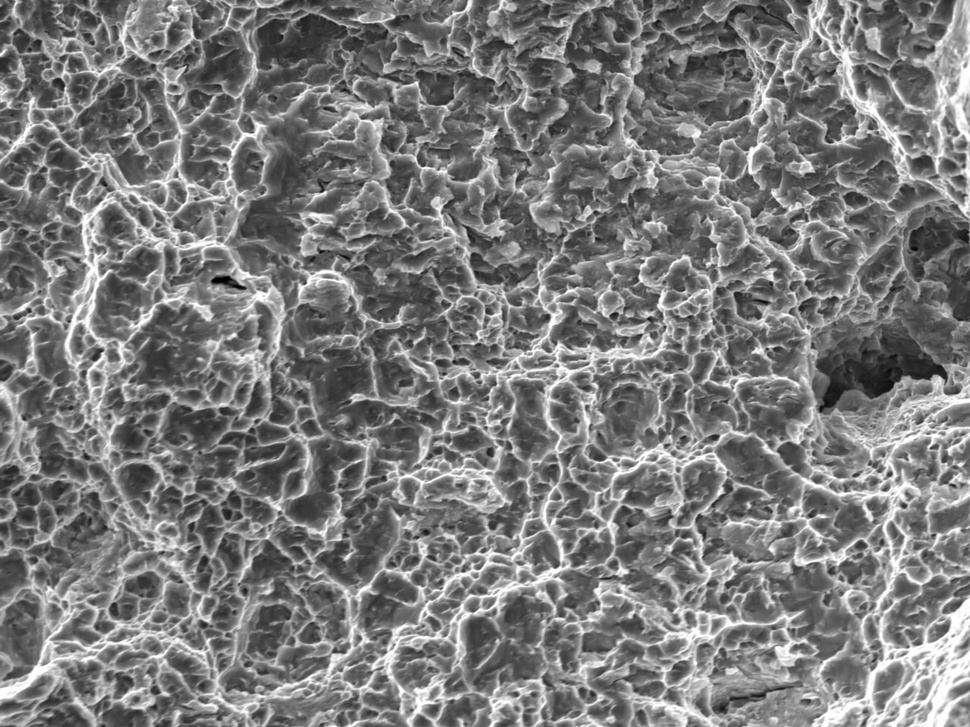
#> input picture microscope_image.jpg, 970 x 727 px, shrunk from 1280 x 960 before the run
$ python detect_viscous_discontinuity.py
#> lines starting #> are read from the running program, lines starting #| are printed output that depends on the picture; after the words box and inside, x2 and y2 are one past the last pixel; in counts of white or black regions, pixels touching at a corner belong together
#> further down, image is the input picture: shape (727, 970, 3); min 0, max 255, mean 122.6
import cv2
import numpy as np

def find_viscous_discontinuity(image):
    # Convert the image to grayscale and enhance the contrast
    gray = cv2.cvtColor(image, cv2.COLOR_BGR2GRAY)
    _, enhanced = cv2.threshold(gray, 127, 255, cv2.THRESH_BINARY)
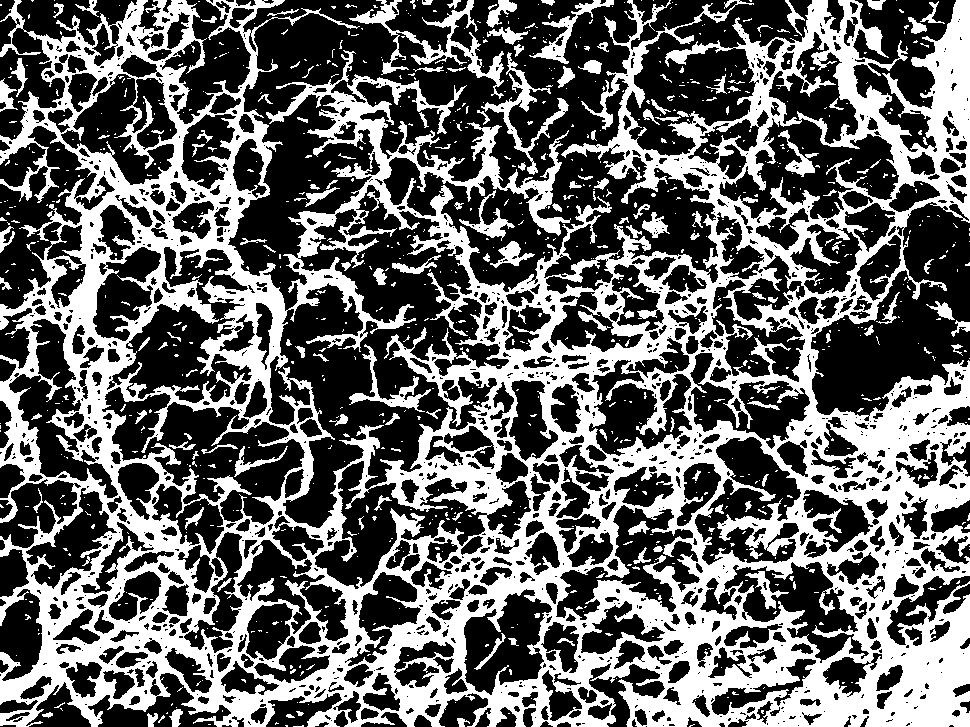
#> enhanced: shape (727, 970); 39.7% white; 971 white regions (811 under 20 px), largest, box (x1, y1, x2, y2) and area: (0, 0, 970, 727) 257312, (349, 0, 504, 99) 2713, (481, 52, 569, 175) 1568

    # Apply morphological closing operation to close small gaps between structures
    kernel = np.ones((3, 3), np.uint8)
    closed = cv2.morphologyEx(enhanced, cv2.MORPH_CLOSE, kernel, iterations=3)
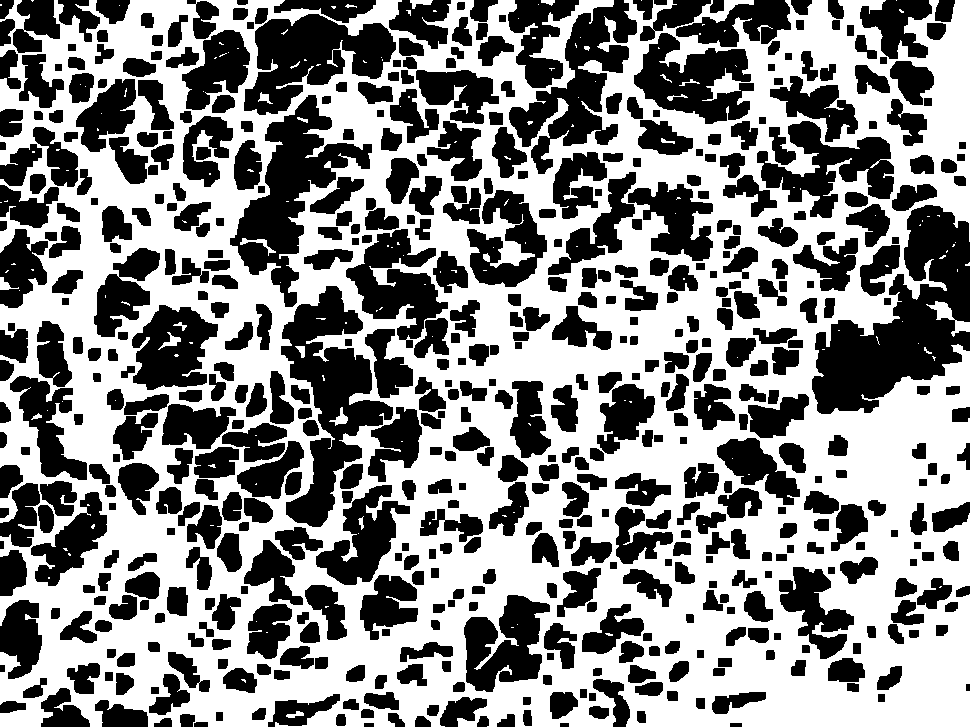
#> closed: shape (727, 970); 53.5% white; 569 black regions, largest, box (x1, y1, x2, y2) and area: (812, 205, 970, 414) 16428, (281, 286, 393, 527) 11078, (230, 95, 372, 307) 9980

    # Apply morphological opening operation to separate structures
    opened = cv2.morphologyEx(closed, cv2.MORPH_OPEN, kernel, iterations=3)
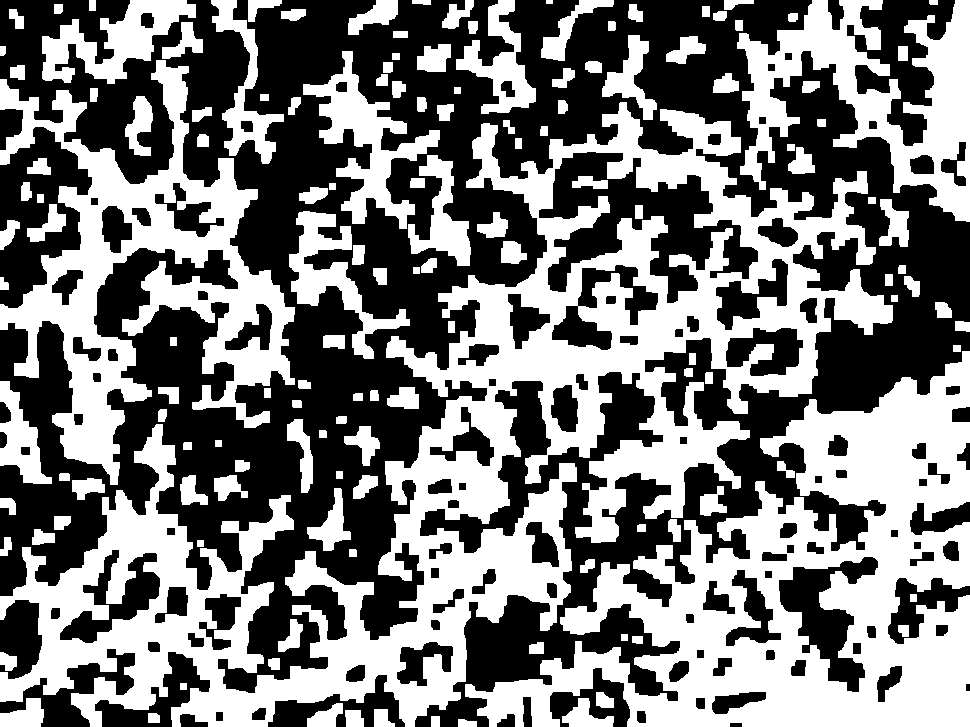
#> opened: shape (727, 970); 47.9% white; 145 white regions

    return opened

def color_viscous_discontinuity(image, mask):
    # Define the color for the viscous discontinuity area
    color = (0, 255, 0)  # Green color

    # Make a copy of the original image
    result = image.copy()

    # Find contours in the mask and draw them on the result image
    contours, _ = cv2.findContours(mask, cv2.RETR_EXTERNAL, cv2.CHAIN_APPROX_SIMPLE)
#> contours = 143 contours, 1 with area under 20; largest, box (x1, y1, x2, y2) and area: (0, 102, 893, 727) 167692, (465, 351, 970, 727) 86831, (0, 60, 295, 485) 43014, (737, 0, 970, 222) 21354, (303, 51, 440, 229) 6946
    cv2.drawContours(result, contours, -1, color, thickness=1)
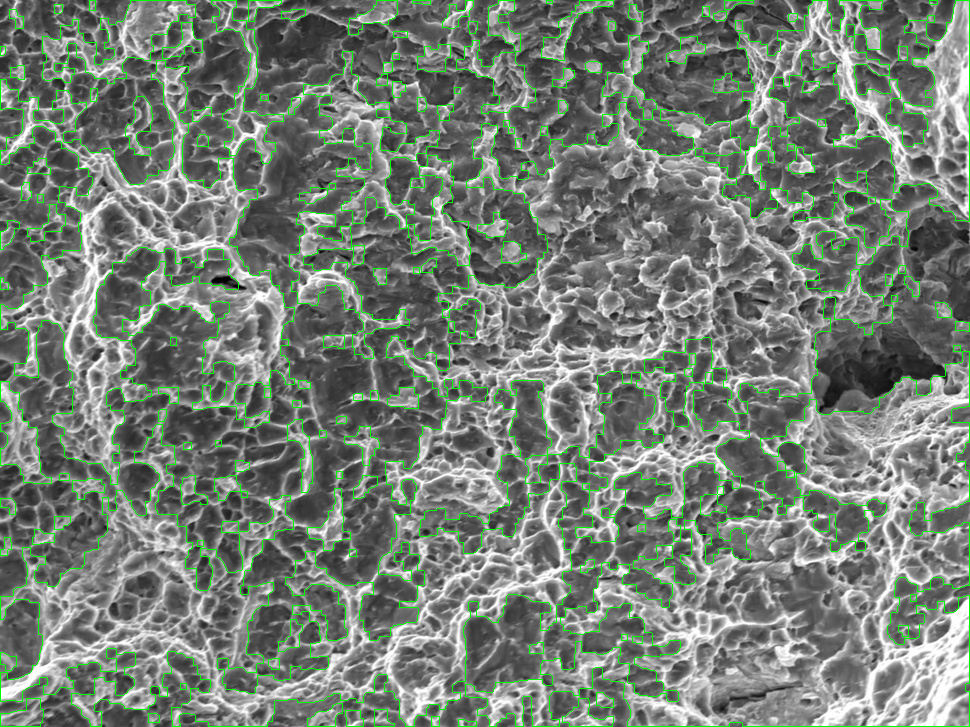
#> result: shape (727, 970, 3); 4.57% of pixels changed, all inside (x1, y1, x2, y2) = (0, 0, 970, 727)

    return result

# Load the microscope image in JPEG format
image = cv2.imread('microscope_image.jpg')

# Find the viscous discontinuity area
viscous_discontinuity_mask = find_viscous_discontinuity(image)

# Color the viscous discontinuity area with lines
result_image = color_viscous_discontinuity(image, viscous_discontinuity_mask)

# Display and save the result
cv2.imshow('Result', result_image)
cv2.imwrite('result_image.jpg', result_image)
cv2.waitKey(0)
cv2.destroyAllWindows()
